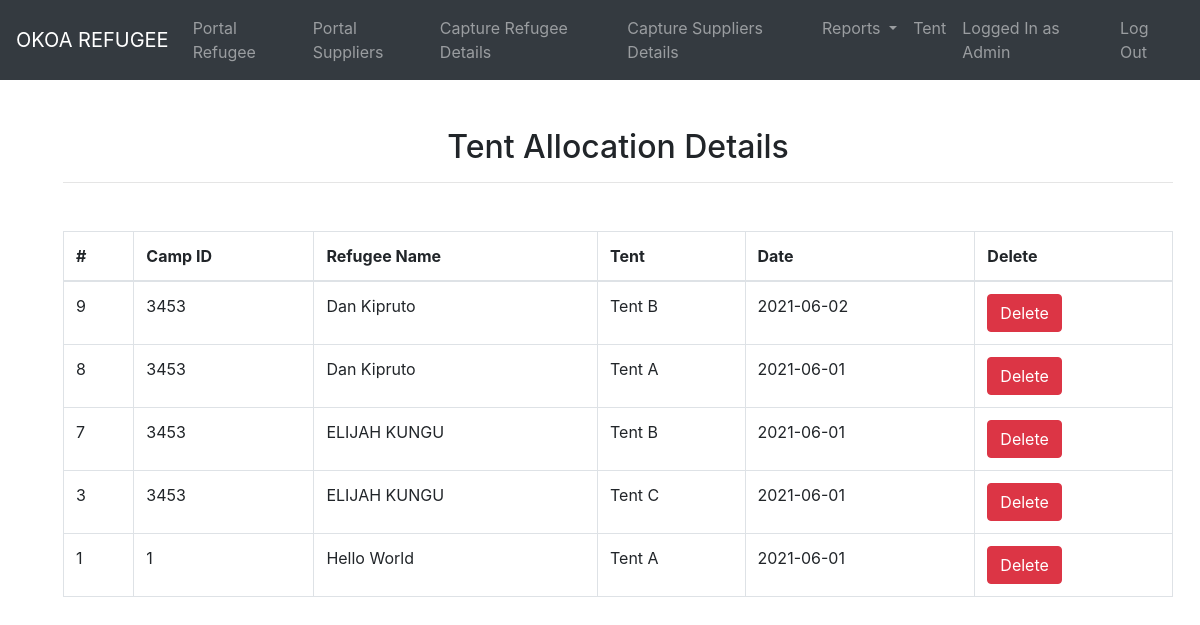
/reports.php (signed in), run on the app's committed database.
### tables this page shows
CREATE TABLE `report_refugee` (
  `report_id` int(11) NOT NULL,
  `camp_id` int(11) NOT NULL,
  `re_name` varchar(255) NOT NULL,
  `tent_name` varchar(255) NOT NULL,
  `r_date` date NOT NULL DEFAULT current_timestamp()
);

### reports.php (the view, shortened to what this page needs)
<!doctype html>
<html lang="en">
<head>
    <link rel="stylesheet" href="css/bootstrap.css">
    <link rel="stylesheet" href="//cdn.datatables.net/1.10.19/css/jquery.dataTables.min.css">
</head>
<body>
<?php
require 'navbar.php';
?>
<div class="ml-5 container  mr-3">
<h2 class="text-center mt-5">Tent Allocation Details</h2>
<hr>
    <table class="table table-bordered mt-5" id="reports">
        <thead>
        <tr>
            <th>#</th>
            <th>Camp ID</th>
            <th>Refugee Name</th>
            <th> Tent</th>
            <th> Date</th>
            <th>Delete</th>
        </tr>
        </thead>
        <tbody>
        <?php
        require 'DB.php';
        $sql="SELECT * FROM `report_refugee`  order by report_id desc";
        $results=mysqli_query($conn,$sql);
        while ($row =mysqli_fetch_assoc($results))
        {
            extract($row);
            echo "<tr>
                    <td>$report_id</td>
                    <td>$camp_id</td>
                    <td>$re_name</td>
                    <td>$tent_name</td>
                    <td>$r_date</td>
                    <td> <a href='reportdel.php?id=$report_id' class='btn btn-danger'>Delete</a> </td>
                </tr>";
        }
        ?>
        </tbody>
    </table>
</div>
</body>
</html>

### navbar.php (shortened to what this page needs)
<nav class="navbar navbar-expand-md bg-dark navbar-dark">
    <a class="navbar-brand" href="#">OKOA REFUGEE</a>
    <div class="collapse navbar-collapse" id="collapsibleNavbar">
        <ul class="navbar-nav">
            <li class="nav-item">
                <a class="nav-link" href="portalrefugee.php">Portal Refugee</a>
            </li>
            <li class="nav-item">
                <a class="nav-link" href="portalsupplier.php">Portal Suppliers</a>
            </li>
            <li class="nav-item">
                <a class="nav-link" href="save.php">Capture Refugee Details</a>
            </li>
            <li class="nav-item ">
                <a class="nav-link" href="addsupliers.php">Capture Suppliers Details</a>
            </li>
            <li class="nav-item dropdown">
                <a class="nav-link dropdown-toggle" href="#" id="navbarDropdownMenuLink" data-toggle="dropdown" aria-haspopup="true" aria-expanded="false">
                   Reports
                </a>
            </li>
            <li class="nav-item">
                <a class="nav-link" href="tent.php">Tent</a>
            </li>
        </ul>
        <ul class="navbar-nav ml-auto">
            <li class="nav-item">
                <a class="nav-link" href="#">Logged In as <?=$_SESSION["info"]["names"]?></a>
            </li>
            <li class="nav-item">
                <a class="nav-link" href="logout.php">Log Out</a>
            </li>
        </ul>
    </div>
</nav>

### data on the page
report_refugee: report_id "9", camp "3453", re_name "Dan Kipruto", tent_name "Tent B", r_date "2021-06-02"
report_refugee: report_id "8", camp "3453", re_name "Dan Kipruto", tent_name "Tent A", r_date "2021-06-01"
report_refugee: report_id "7", camp "3453", re_name "ELIJAH KUNGU", tent_name "Tent B", r_date "2021-06-01"
report_refugee: report_id "3", camp "3453", re_name "ELIJAH KUNGU", tent_name "Tent C", r_date "2021-06-01"
report_refugee: report_id "1", camp "1", re_name "Hello World", tent_name "Tent A", r_date "2021-06-01"

### other printed values
$_SESSION["info"]["names"] "Admin"
